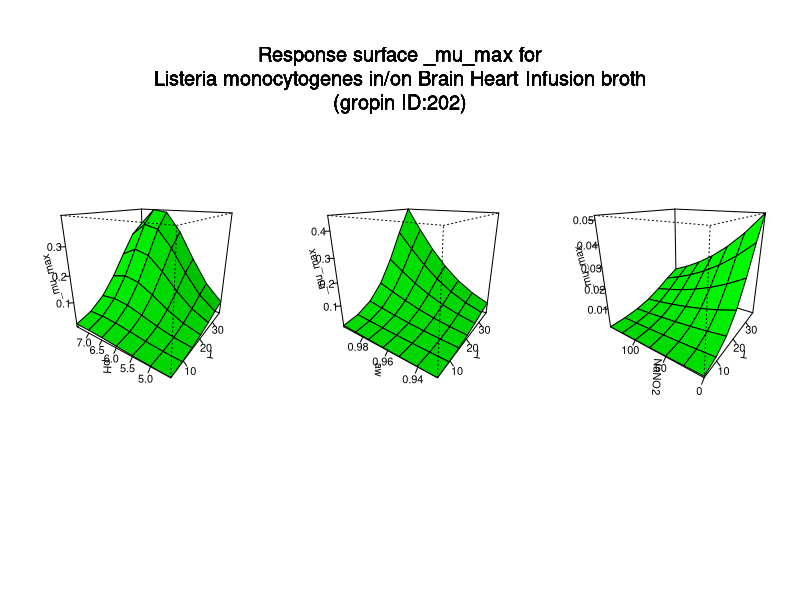

Reproduce this figure in R.
#############################
# start of Parameter script
#############################
T <- seq(4.004,36.963036963037,length.out=7)
pH <- seq(4.5045,7.49250749250749,length.out=7)
aw <- seq(0.928928,0.998001998001998,length.out=7)
NaNO2 <- seq(0,149.85014985015,length.out=7)
#############################
# end of Parameter script
#############################
############################# 
# start of Model script Gropin ID 202 
#############################
 
# constant coefficients for this model
 
variables <- data.frame(T,pH,aw,NaNO2)
argumentsPar <- unique.data.frame(expand.grid(variables))
 
# heart of the model
response_surface <- function(T,pH,aw,NaNO2) {
   mumax <-log(2)/exp(227.7984-0.2465*T-380.8103*aw-8.4117*pH+0.0308*NaNO2-0.0287*T*aw+0.00829*T*pH-0.0000025*T*NaNO2+3.0406*aw*pH-0.0111*aw*NaNO2-0.00268*pH*NaNO2+0.00274*(T^2)+174.7631*(aw^2)+0.3882*(pH^2)+0.0000003*(NaNO2^2))

	return(mumax=mumax)
} 

# output parameters
responseSurface <- cbind(argumentsPar,response_surface(argumentsPar['T'],argumentsPar['pH'],argumentsPar['aw'],argumentsPar['NaNO2']))
colnames(responseSurface) <- c(colnames(argumentsPar),'mumax')
#############################
# End of Model script
#############################
############################# 
# start of Visualisation script Gropin ID 202 
#############################
titleText <-'Response surface _mu_max for
Listeria monocytogenes in/on Brain Heart Infusion broth
(gropin ID:202)'
argPar1 <- unique.data.frame(expand.grid(T,pH))
argPar2 <- unique.data.frame(expand.grid(T,aw))
argPar3 <- unique.data.frame(expand.grid(T,NaNO2))
z1 <- matrix(unlist(response_surface(T = argPar1[1],pH = argPar1[2],aw = aw[1],NaNO2 = NaNO2[1])),nrow=7)
z2 <- matrix(unlist(response_surface(T = argPar2[1],aw = argPar2[2],pH = pH[1],NaNO2 = NaNO2[1])),nrow=7)
z3 <- matrix(unlist(response_surface(T = argPar3[1],NaNO2 = argPar3[2],pH = pH[1],aw = aw[1])),nrow=7)
# adding precaution if response surface is zero
myZLim1 <- range(z1)
if(myZLim1[1] == myZLim1[2]) myZLim1[2] <- myZLim1[2]+1
myZLim2 <- range(z2)
if(myZLim2[1] == myZLim2[2]) myZLim2[2] <- myZLim2[2]+1
myZLim3 <- range(z3)
if(myZLim3[1] == myZLim3[2]) myZLim3[2] <- myZLim3[2]+1
if(length(T)>1 & length(pH)>1 & length(aw)>1 & length(NaNO2)>1) {
	par(mfrow = c(1,3))
	persp(T,pH,z1,col = 'green',xlab='T',ylab='pH',zlab='_mu_max',zlim=myZLim1,theta=305,phi=20,shade=0.25,ticktype = 'detailed')
	persp(T,aw,z2,col = 'green',xlab='T',ylab='aw',zlab='_mu_max',zlim=myZLim2,theta=305,phi=20,shade=0.25,ticktype = 'detailed')
	persp(T,NaNO2,z3,col = 'green',xlab='T',ylab='NaNO2',zlab='_mu_max',zlim=myZLim3,theta=305,phi=20,shade=0.25,ticktype = 'detailed')
	mtext(titleText,outer=T,  cex=1.2, line=-8.5, side=3)
} else {
		myPars <- unique.data.frame(expand.grid(T,pH,aw,NaNO2))
		myZ <-matrix(unlist(response_surface(myPars[,1],myPars[,2],myPars[,3],myPars[,4])),nrow=7)
		myZLim <- range(myZ)
if(myZLim[1] == myZLim[2]) myZLim[2] <- myZLim[2]+1
	if(length(aw)==1 & length(NaNO2)==1) {
		persp(T,pH,myZ,col = 'green',xlab='T',ylab='pH',zlab='_mu_max',main=titleText,sub=paste('other variable: aw =',round(aw,digits = 2), 'NaNO2 =',round(NaNO2,digits = 2)),zlim=myZLim,theta=305,phi=20,shade=0.25,ticktype = 'detailed')
	}
	if(length(pH)==1 & length(NaNO2)==1) {
		persp(T,aw,myZ,col = 'green',xlab='T',ylab='aw',zlab='_mu_max',main=titleText,sub=paste('other variable: pH =',round(pH,digits = 2), 'NaNO2 =',round(NaNO2,digits = 2)),zlim=myZLim,theta=305,phi=20,shade=0.25,ticktype = 'detailed')
	}
	if(length(pH)==1 & length(aw)==1) {
		persp(T,NaNO2,myZ,col = 'green',xlab='T',ylab='NaNO2',zlab='_mu_max',main=titleText,sub=paste('other variable: pH =',round(pH,digits = 2), 'aw =',round(aw,digits = 2)),zlim=myZLim,theta=305,phi=20,shade=0.25,ticktype = 'detailed')
	}
	if(length(T)==1 & length(NaNO2)==1) {
		persp(pH,aw,myZ,col = 'green',xlab='pH',ylab='aw',zlab='_mu_max',main=titleText,sub=paste('other variable: T =',round(T,digits = 2), 'NaNO2 =',round(NaNO2,digits = 2)),zlim=myZLim,theta=305,phi=20,shade=0.25,ticktype = 'detailed')
	}
	if(length(T)==1 & length(aw)==1) {
		persp(pH,NaNO2,myZ,col = 'green',xlab='pH',ylab='NaNO2',zlab='_mu_max',main=titleText,sub=paste('other variable: T =',round(T,digits = 2), 'aw =',round(aw,digits = 2)),zlim=myZLim,theta=305,phi=20,shade=0.25,ticktype = 'detailed')
	}
	if(length(T)==1 & length(pH)==1) {
		persp(aw,NaNO2,myZ,col = 'green',xlab='aw',ylab='NaNO2',zlab='_mu_max',main=titleText,sub=paste('other variable: T =',round(T,digits = 2), 'pH =',round(pH,digits = 2)),zlim=myZLim,theta=305,phi=20,shade=0.25,ticktype = 'detailed')
	}
}
#############################
# End of Visualisation script
#############################
